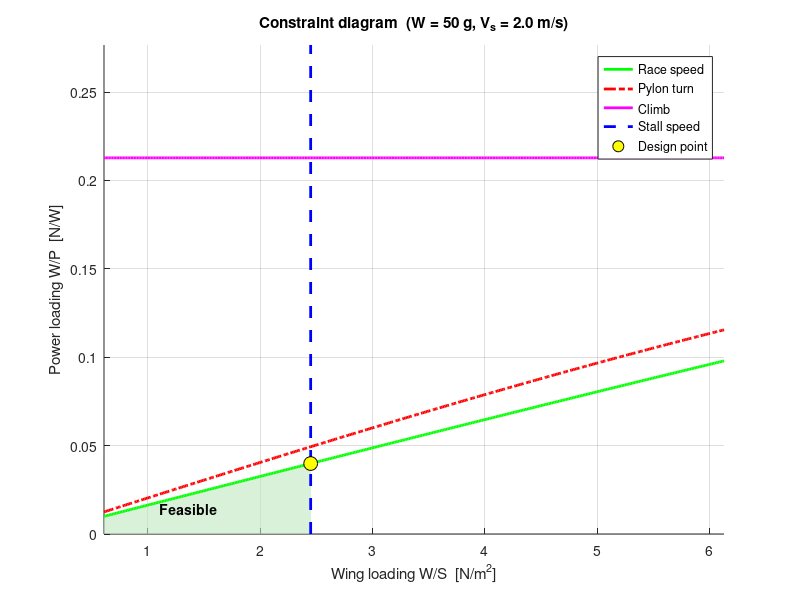

Write the MATLAB code that produced this figure.
%% Constraint diagram - single-motor UMX-class pylon racer (Windracers)
% AAE 451 method: wing loading (W/S) vs power loading (W/P), SI units.
% Constraints: stall, race speed ("cruise"), pylon turn (maneuver), climb.
% Anything marked ASSUMED is a placeholder - replace it with your own number.
clear; 
clc; 
close all;

%% 1) Mass budget [g]  ------------------------------------------------------
m_pcb       = 30;   % PCB/electronics (known) - mount aft to balance the motor
m_motor     = 5;    % single motor (known)
m_battery   = 6;   % ASSUMED
m_structure = 7;   % ASSUMED  rods + joints + wing + tail
m_misc      = 2;    % ASSUMED  prop, wires, etc.
m_total = (m_pcb + m_motor + m_battery + m_structure + m_misc)/1000;  % kg
g = 9.81;
W = m_total*g;      % N

%% 2) Requirements  ----------------------------------------------------------
rho       = 1.225;  % kg/m^3
Vs        = 2.0;    % m/s  stall speed (assumed your "2 seconds" means 2 m/s)
V_race    = 10;     % m/s  ASSUMED racing speed - set from the Purdue rules/course
thr_race  = 0.8;    % throttle margin at race speed (lecture uses ~0.76-0.8)
R_turn    = 6;      % m    ASSUMED pylon turn radius at V_race
thr_turn  = 1.0;    % full throttle in the turn
ROC       = 2;      % m/s  ASSUMED required climb rate
V_climb   = 1.3*Vs; % m/s  climb speed

%% 3) Aero/propulsion assumptions  -------------------------------------------
CLmax = 1.0;        % ASSUMED, low-Re (NACA 2412 at Re ~ 50k)
AR    = 5;          % ASSUMED
e     = 0.75;       % ASSUMED
CD0   = 0.04;       % ASSUMED zero-lift drag (exposed rods and joints hurt here)
eta_p = 0.5;        % ASSUMED propeller efficiency (tiny props are poor)
K     = 1/(pi*e*AR);

%% 4) Constraint equations  --------------------------------------------------
q = @(V) 0.5*rho*V.^2;

% Stall: vertical line (upper limit on W/S)
WS_stall = 0.5*rho*Vs^2*CLmax;

% Race speed, level flight, full drag polar (induced drag matters at this W/S)
qr = q(V_race);
f_cruise = @(ws) eta_p*thr_race ./ ( V_race*( qr*CD0./ws + K*ws/qr ) );

% Pylon turn: load factor from turn radius, then thrust to hold the turn
n = sqrt(1 + (V_race^2/(g*R_turn))^2);
f_man = @(ws) eta_p*thr_turn ./ ( V_race*( qr*CD0./ws + K*n^2*ws/qr ) );

% Climb (lecture form: climb near minimum-power speed), constant in W/S
LDmax   = 0.5*sqrt(pi*e*AR/CD0);
WP_clmb = eta_p / ( V_climb*( 1/(0.866*LDmax) + ROC/V_climb ) );
f_climb = @(ws) WP_clmb*ones(size(ws));

%% 5) Design point: max W/S (smallest wing), then max W/P (smallest motor)
WS_dp = WS_stall;
[WP_dp, k] = min([f_cruise(WS_dp), f_man(WS_dp), f_climb(WS_dp)]);
names = {'race speed','pylon turn','climb'};

S = W/WS_dp;  b = sqrt(AR*S);  c = S/b;
P_req = W/WP_dp;

%% 6) Plot  ------------------------------------------------------------------
WS = linspace(0.25*WS_stall, 2.5*WS_stall, 400);
figure('Color','w'); hold on; grid on;

ws_f  = WS(WS <= WS_stall);
upper = min([f_cruise(ws_f); f_man(ws_f); f_climb(ws_f)], [], 1);
fill([ws_f fliplr(ws_f)], [upper zeros(size(ws_f))], [0.75 0.9 0.75], ...
     'FaceAlpha',0.6,'EdgeColor','none','HandleVisibility','off');

plot(WS, f_cruise(WS), 'g-',  'LineWidth',2, 'DisplayName','Race speed');
plot(WS, f_man(WS),    'r-.', 'LineWidth',2, 'DisplayName','Pylon turn');
plot(WS, f_climb(WS),  'm-',  'LineWidth',2, 'DisplayName','Climb');
ymax = 1.3*WP_clmb;  ylim([0 ymax]);  xlim([WS(1) WS(end)]);
plot([WS_stall WS_stall], [0 ymax], 'b--', 'LineWidth',2, 'DisplayName','Stall speed');
plot(WS_dp, WP_dp, 'o', 'MarkerSize',10, 'MarkerFaceColor','y', ...
     'MarkerEdgeColor','k', 'DisplayName','Design point');
text(0.45*WS_stall, 0.35*WP_dp, 'Feasible', 'FontWeight','bold');

xlabel('Wing loading W/S  [N/m^2]');  ylabel('Power loading W/P  [N/W]');
title(sprintf('Constraint diagram  (W = %.0f g, V_s = %.1f m/s)', m_total*1000, Vs));
legend('Location','northeast');

%% 7) Results  ---------------------------------------------------------------
fprintf('Weight            : %.0f g (%.3f N)\n', m_total*1000, W);
fprintf('Design point      : W/S = %.2f N/m^2, W/P = %.3f N/W  (limited by %s)\n', ...
        WS_dp, WP_dp, names{k});
fprintf('Wing              : S = %.3f m^2, span = %.2f m, chord = %.2f m (AR %.1f)\n', S, b, c, AR);
fprintf('Installed power   : %.1f W  -> compare with your motor/battery limits\n', P_req);
fprintf('Turn load factor  : n = %.2f (bank %.0f deg), maneuver stall = %.1f m/s\n', ...
        n, acosd(1/n), Vs*sqrt(n));

fprintf('\nStall speed sweep (same mass, CLmax, AR):\n  Vs[m/s]  W/S    S[m^2]  span[m]  P[W]\n');
for Vtest = 2:5
    ws = 0.5*rho*Vtest^2*CLmax;
    wp = min([f_cruise(ws), f_man(ws), f_climb(ws)]);
    St = W/ws;
    fprintf('  %4.1f    %5.1f  %6.3f  %6.2f   %5.1f\n', Vtest, ws, St, sqrt(AR*St), W/wp);
end
